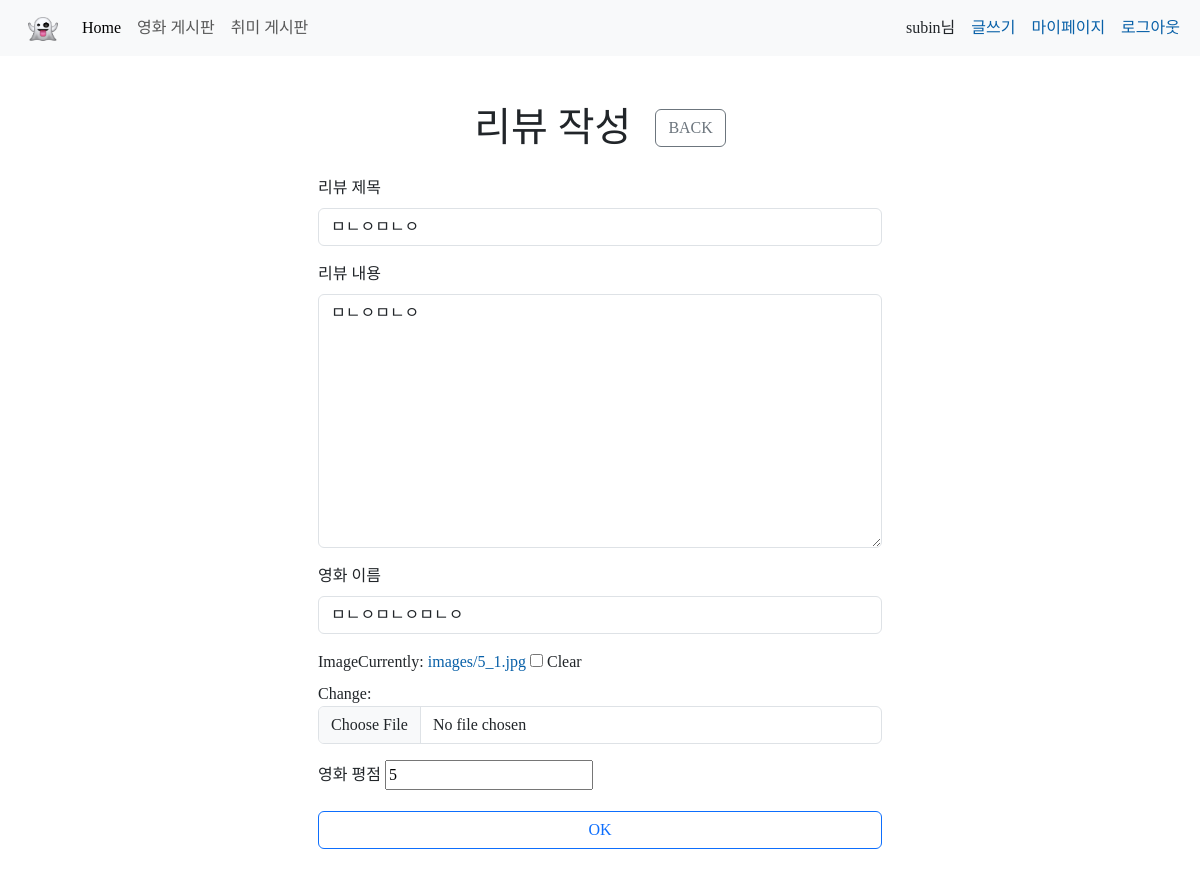
Screenshot of /articles/19/update (signed in) with the database file from the repository.
### accounts/models.py (models this page shows, shortened)
class User(AbstractUser):
    class Meta(AbstractUser.Meta):
        swappable = "AUTH_USER_MODEL"

### articles/models.py (models this page shows)
class Articles(models.Model):
    title = models.CharField(max_length=40)
    content = models.TextField()
    movie_name = models.CharField(max_length=80)
    grade = models.FloatField(default=1.0)
    created_at = models.DateTimeField(auto_now_add=True)
    updated_at = models.DateTimeField(auto_now=True)
    user = models.ForeignKey(get_user_model(), on_delete=models.PROTECT)
    image = ProcessedImageField(upload_to='images/', blank=True, null=True,
                                processors=[ResizeToFill(400, 300)],
                                format='JPEG', options={'quality': 90})

### articles/views.py (the view)
# urls.py: path("<int:pk>/update", views.update, name="update"),
@login_required
def update(request, pk):
    article = Articles.objects.get(pk=pk)
    if request.user != article.user:
        return redirect("articles:index")
    if request.method == "POST":
        form = ArticlesForm(request.POST, request.FILES, instance=article)
        if request.POST.get("grade") == "":
            grade = 0
        else:
            grade = float(request.POST.get("grade"))
        if form.is_valid() and 0 <= grade <= 5:
            form.save()
            return redirect("articles:detail", pk)
    else:
        form = ArticlesForm(instance=article)
    context = {
        "form": form,
    }
    return render(request, "articles/create.html", context)

### articles/forms.py
class ArticlesForm(forms.ModelForm):
    class Meta:
        model = Articles
        fields = [
            "title",
            "content",
            "movie_name",
            "image",
        ]
        labels = {
            "title": "리뷰 제목",
            "content": "리뷰 내용",
            "movie_name": "영화 이름",
        }

### articles/templates/articles/create.html (shortened to what this page needs)
{% extends 'base.html' %}
{% load django_bootstrap5 %}
{% block css %}
  <link href="https://cdn.jsdelivr.net/gh/kartik-v/bootstrap-star-rating@4.1.2/css/star-rating.min.css" media="all" rel="stylesheet" type="text/css"/>
  <link href="https://cdn.jsdelivr.net/gh/kartik-v/bootstrap-star-rating@4.1.2/themes/krajee-svg/theme.css" media="all" rel="stylesheet" type="text/css"/>
{% endblock css %}
{% block content %}
  <div class="p-4">
    <div class="d-flex justify-content-center align-items-center">
      <h1 class="me-4 my-4">리뷰 작성</h1>
      <span>
        <a href="{% url 'articles:index' %}" class="btn btn-outline-secondary">BACK</a>
      </span>
    </div>
    <div class="row justify-content-center">
      <div class="col-md-12 col-lg-6">
        <form class="form" action="" method="POST" enctype="multipart/form-data">
          {% bootstrap_form form %}
          <div class="mb-3">
            <label class="form-label" for="grade">영화 평점</label>
            <input id="grade" name="grade" class="rating rating-loading" data-show-clear="true" data-min="0" data-max="5" data-step="0.5" value="5">
          </div>
          <button class="btn btn-outline-primary form-control mb-3" type="submit">OK</button>
        </form>
      </div>
    </div>
  </div>
{% endblock content %}

### templates/base.html (shortened to what this page needs)
{% load django_bootstrap5 %}
{% load static %}
<!doctype html>
<html lang="en">
<head>
  {% bootstrap_css %}
  <link rel="stylesheet" href="{% static 'css/styles.css' %}">
  {% block css %}{% endblock css %}
</head>
<body>
  <header>
    <nav class="navbar navbar-expand-lg bg-light">
      <div class="container-fluid">
        <a class="navbar-brand" href="#">
          <img src="{% static 'css/pngwing.com.png' %}" alt="Logo" width="30" height="24" class="d-inline-block align-text-top ms-3">
        </a>
        <div class="collapse navbar-collapse d-flex justify-content-between" id="navbarNavAltMarkup">
          <div class="navbar-nav">
            <a class="nav-link active" aria-current="page" href="{% url 'main' %}">Home</a>
            <a class="nav-link" href="{% url 'articles:index' %}">영화 게시판</a>
            <a class="nav-link" href="#">취미 게시판</a>
          </div>
          <div>
            {% if request.user.is_authenticated %}
            <div class="d-flex justify-content-center">
              <p class="my-auto mx-2">{{ request.user }}님</p>
              <a href="{% url 'articles:create' %}" class="my-auto mx-2">글쓰기</a>
              <a href="{% url 'accounts:mypage' %}" class="my-auto mx-2">마이페이지</a>
              <a href="{% url 'accounts:logout' %}" class="my-auto mx-2">로그아웃</a>
            </div>
            {% else %}
            <div class="d-flex justify-content-center">
              <a href="{% url 'accounts:signup' %}" class="my-auto mx-2">회원가입</a>
              <a href="{% url 'accounts:login' %}" class="my-auto mx-2">로그인</a>
            </div>
            {% endif %}
          </div>
        </div>
      </div>
    </nav>
  </header>
  <main>
    {% block content %}
    {% endblock content %}
  </main>
</body>
</html>

### static/css/styles.css (style rules this page uses)
* { font-family: 'GmarketSansMedium'; }
a { text-decoration: none; color: rgb(8, 96, 168); }

### rows the page displays
User: user "subin"
Articles: title "ㅁㄴㅇㅁㄴㅇ", content "ㅁㄴㅇㅁㄴㅇ", movie_name "ㅁㄴㅇㅁㄴㅇㅁㄴㅇ"
